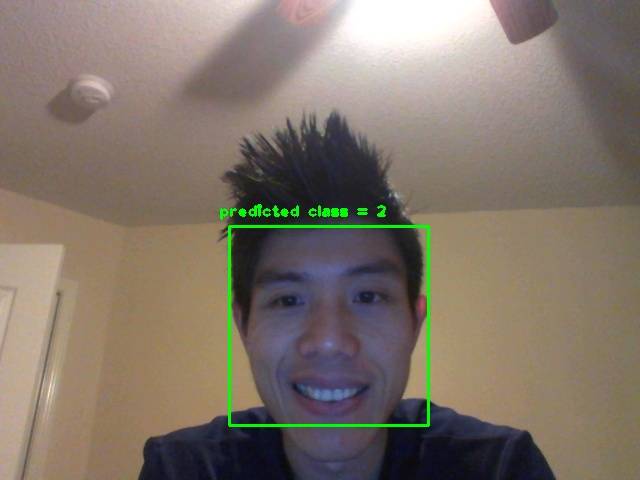
//> input picture FaceDetection/fullimg.jpg, 640 x 480 px, given in place of image.jpg, which was not available
$ ./FaceDetection   (built with g++ and OpenCV 4)
//> lines starting //> are read from the running program, lines starting //| are printed output that depends on the picture; after the words box and inside, x2 and y2 are one past the last pixel; in counts of white or black regions, pixels touching at a corner belong together; pictures that were not available may be replaced by others from this repository, and a replacement may not be noted
### FaceDetection/stdafx.h
// stdafx.h : include file for standard system include files,
// or project specific include files that are used frequently, but
// are changed infrequently
//

#pragma once

#include "targetver.h"

#include <stdio.h>
#include <tchar.h>


// TODO: reference additional headers your program requires here

### FaceDetection/FaceDetection.cpp
// FaceDetection.cpp : Defines the entry point for the console application.
//

#include "stdafx.h"
#include "opencv2/objdetect/objdetect.hpp"
#include "opencv2/contrib/contrib.hpp"
#include "opencv2/highgui/highgui.hpp"
#include "opencv2/imgproc/imgproc.hpp"

#include <iostream>
#include <fstream>
#include <sstream>
#include <stdio.h>

using namespace std;
using namespace cv;


string face_cascade_name = "D:\\My Document\\opencv\\sources\\data\\haarcascades\\haarcascade_frontalface_alt.xml";
CascadeClassifier face_cascade;
string window_name = "Face Detection";

//initialize face recognizer model
Ptr<FaceRecognizer> model = createLBPHFaceRecognizer(2, 12, 8, 8, 100.0);

// Detect faces in a frame based on haarcascade xml file and saves all the faces to vector<Rect> faces
vector<Rect> detectAndDisplay(Mat frame, Mat original_gray);

/*
read a csv file name line by line. Each line should consist of image path follow by a separator(;) followed by a label
saves images to a vector<Mat> images, and the label to vector<int> labels.
the images will be trained and compared to the frame from webcam
the labels should states ID of the person in the image.
*/
static void read_csv(const string& filename, vector<Mat>& images, vector<int>& labels, char separator = ';');

void predict(Mat frame, vector<Rect> faces, Mat frame_gray, Size size);


int main()
{
	/*grab the images from a file (or database) to be compared to and recognized from*/

	//initialize vector of images and labels to hold images and labels from csv file
	vector<Mat> images;
	vector<int> labels;
	string face_filename = "D:\\My Document\\Github\\OpenCV-Face-Recognition\\FaceDetection\\faces.csv";

	//read csv file
	try {
		read_csv(face_filename, images, labels);
//> in read_csv, `images.push_back(imread(path, 0));`:
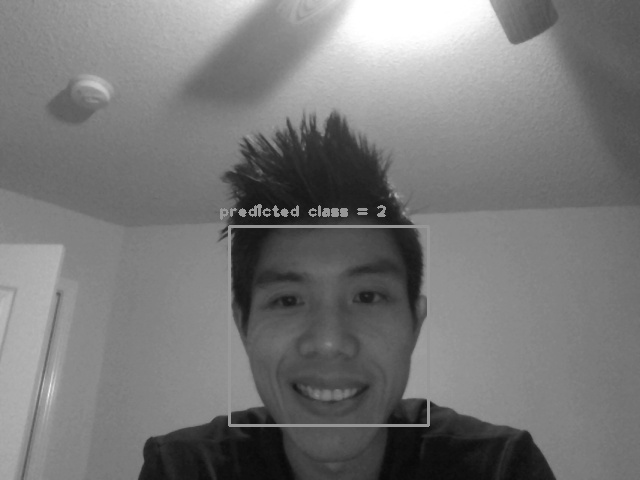
//> images[0]: 480 rows x 640 cols, CV_8UC1; min 9, max 255, mean 119.6
//> after the loop in read_csv, `while (getline(file, line))`:
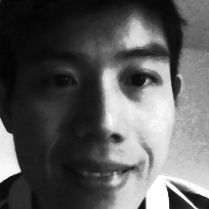
//> images[1]: 209 rows x 209 cols, CV_8UC1; min 2, max 255, mean 91.4
//> labels = [1, 2]
	}
	catch (cv::Exception& e) {
		cerr << "Error opening file \"" << face_filename << "\". Reason: " << e.msg << endl;
		exit(1);
	}

	for (Mat image : images){
		if (image.empty()) {
			cerr << "image empty" << endl;
			exit(1);
		}
	}
//> this loop made 2 passes
	//get the height and width of the images to be trained
	int height = images[0].rows;
//> height = 480
	int width = images[0].cols;
//> width = 640
	Size size = Size(width, height);
//> size = Size(640, 480)

	//train the face (what does it even mean???)
	model->train(images, labels);


	/*captures a frame from webcam, and save it to frame variable, then frame is compared to the images from above*/

	//load fascade from xml file (this is to detect if there's a face in the frame)
	if (!face_cascade.load(face_cascade_name)) {
		cout << "Error loading xml file" << endl;
		return -1;
	}

	//initialize video capture and frame to hold each capture frame
	VideoCapture capture;
	Mat frame;

	capture.open(0);
	if (!capture.isOpened()){
		cout << "Error opening webcam" << endl;
		return -1;
	}

	bool exit = false;
	bool predictMode = false;

	while (!exit) {
		vector<Rect> faces;
		Mat original_gray;

		//capture frame and convert to gray image
		capture >> frame;
//> frame is the input picture: 480 rows x 640 cols, CV_8UC3; mean B, G, R 106, 117.5, 128.9
		cvtColor(frame, original_gray, COLOR_BGR2GRAY);

		if (!frame.empty()){
			//detect faces from gray image and save to vector of faces (vector<Rect> faces)
			faces = detectAndDisplay(frame, original_gray);
		}
		else {
			cout << "No frame captured" << endl;
			break;
		}

		predict(frame, faces, original_gray, size);

		int c = waitKey(10);
		switch (char(c))
		{

		case 'c':
		case 'C':
			exit = true;
			break;

		case 's':
		case 'S': {
			Mat img;
			Mat face;
			img = imread("C:\\Users\\Kenji\\Documents\\Visual Studio 2013\\Projects\\FaceDetection\\FaceDetection\\laughing.jpg", 1);
			int height = img.rows;
			int width = img.cols;
			cv::resize(original_gray(faces[0]), face, Size(width, height), 1.0, 1.0, INTER_CUBIC);
			imwrite("image.jpg", face);
			break;
		}
		default:
			break;
		}

		imshow("face recognizer", frame);

	}
	return 0;
}


vector<Rect> detectAndDisplay(Mat frame, Mat frame_gray)
{
	std::vector<Rect> faces;
	Mat crop;
	Mat res;
	Mat gray;
	equalizeHist(frame_gray, frame_gray);
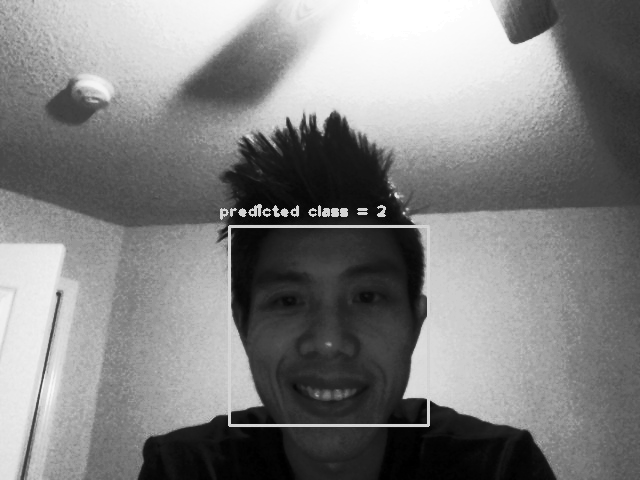
//> frame_gray: 480 rows x 640 cols, CV_8UC1; min 0, max 255, mean 128.7

	// Detect faces
	const double SCALE = 1.1;
	const int MIN_NEIGHBORS = 2;
	const Size MIN_OBJECT_SIZE = Size(30, 30);
	face_cascade.detectMultiScale(frame_gray, faces, SCALE, MIN_NEIGHBORS, 0 | CASCADE_SCALE_IMAGE, MIN_OBJECT_SIZE);
//> faces = 1 Rect (x, y, width, height): [230, 229, 197, 197]

	size_t ic = 0;

	for (ic = 0; ic < faces.size(); ic++) // Iterate through all current elements (detected faces)

	{
		const int RECT_THICKNESS = 2;
		const int LINE_TYPE = 8;
		const int SHIFT_BITS = 0;
		rectangle(frame, faces[ic], Scalar(0, 255, 0), RECT_THICKNESS, LINE_TYPE, SHIFT_BITS);
	}
//> this loop made 1 pass
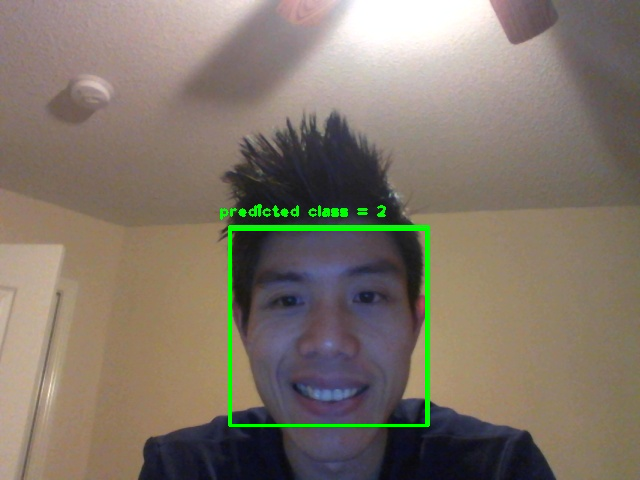
//> frame: 480 rows x 640 cols, CV_8UC3; 0.76% of pixels changed, all inside (x1, y1, x2, y2) = (229, 228, 428, 427)

	return faces;
}

void predict(Mat frame, vector<Rect> faces, Mat original_gray, Size size)
{
//> called with size = Size(640, 480)
	Mat face_im;

	/*training images and the face images from frame must be same size
	therefore we must resize it*/
	for (size_t i = 0; i < faces.size(); i++) {
		//get each face as a rectangle
		Rect face_i = faces[i];
		//draw a rectangle around each face
		rectangle(frame, face_i, CV_RGB(0, 0, 255), 1);
		//crop the rectangle and save it as an image
		face_im = original_gray(face_i);
		//resize the image to be the same as training images
		cv::resize(face_im, face_im, size, 1.0, 1.0, INTER_CUBIC);
		//predict which image it belongs to
		int prediction = model->predict(face_im);
		string text;
		if (prediction == 1) {
			text = "Hoan normal";
		}
		else if (prediction == 2) {
			text = "Hoan laughing";
		}
		else text = "Unknown Person";
		int pos_x = std::max(face_i.tl().x - 10, 0);
		int pos_y = std::max(face_i.tl().y - 10, 0);
		putText(frame, text, Point(pos_x, pos_y), FONT_HERSHEY_PLAIN, 3.0, CV_RGB(0, 255, 0), 2.0);
		cout << prediction;
	}
//> this loop made 1 pass
//> (face_i, prediction, pos_x, pos_y) on pass 1: (Rect(230, 229, 197, 197), 1, 220, 219)
//| 1
//> pass 1, in predict, `face_im = original_gray(face_i);`:
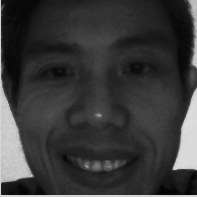
//> face_im: 197 rows x 197 cols, CV_8UC1; min 3, max 221, mean 56.8
//> pass 1, in predict, `cv::resize(face_im, face_im, size, 1.0, 1.0, INTER_CUBIC);`:
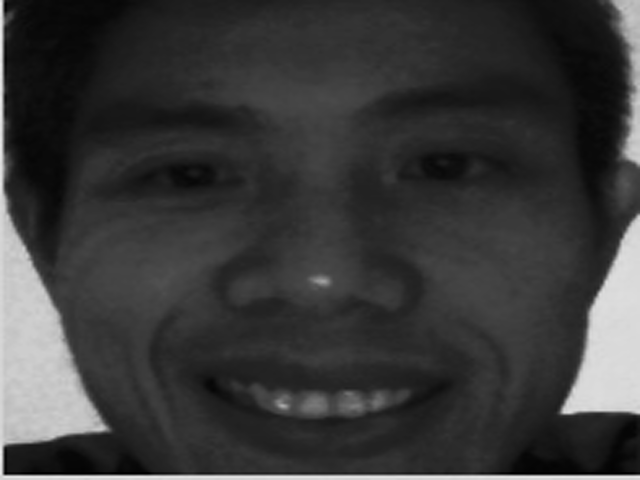
//> face_im: 480 rows x 640 cols, CV_8UC1; min 0, max 237, mean 56.8
//> pass 1, in predict, `putText(frame, text, Point(pos_x, pos_y), FONT_HERSHEY_PLAIN, 3.0, CV_..`:
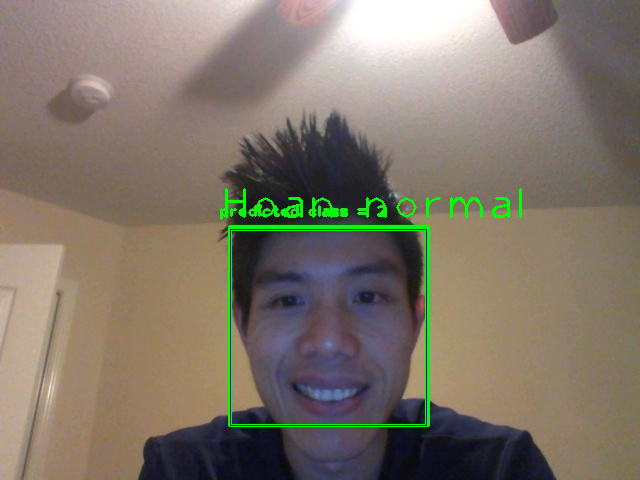
//> frame: 480 rows x 640 cols, CV_8UC3; 0.76% of pixels changed, all inside (x1, y1, x2, y2) = (225, 188, 522, 426)
//> the Esc key is pressed
}

static void read_csv(const string& filename, vector<Mat>& images, vector<int>& labels, char separator) {
	std::ifstream file(filename.c_str(), ifstream::in);
	if (!file) {
		string error_message = "No valid input file was given, please check the given filename.";
		CV_Error(CV_StsBadArg, error_message);
	}
	string line, path, classlabel;
	while (getline(file, line)) {
		stringstream liness(line);
		getline(liness, path, separator);
		getline(liness, classlabel);
		if (!path.empty() && !classlabel.empty()) {
			images.push_back(imread(path, 0));
			labels.push_back(atoi(classlabel.c_str()));
		}
	}
}
